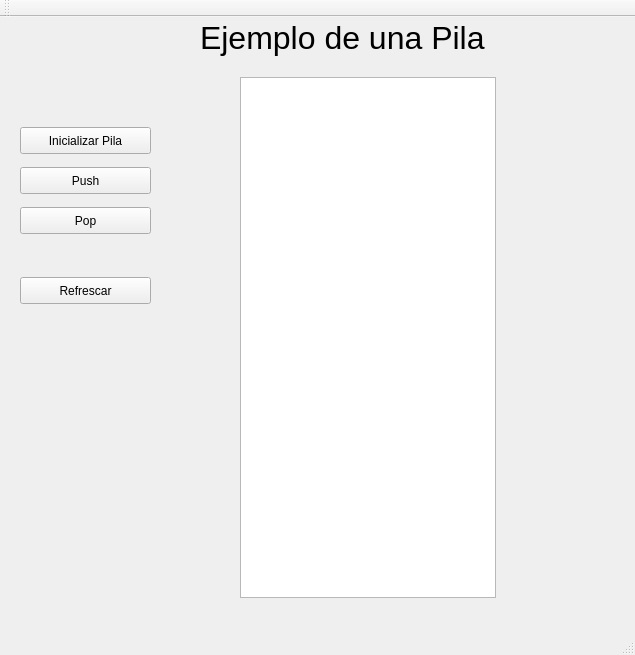
<?xml version="1.0" encoding="UTF-8"?>
<ui version="4.0">
 <class>MainWindow</class>
 <widget class="QMainWindow" name="MainWindow">
  <property name="geometry">
   <rect>
    <x>0</x>
    <y>0</y>
    <width>635</width>
    <height>655</height>
   </rect>
  </property>
  <property name="windowTitle">
   <string>MainWindow</string>
  </property>
  <widget class="QWidget" name="centralWidget">
   <widget class="QPushButton" name="pushButton">
    <property name="geometry">
     <rect>
      <x>20</x>
      <y>110</y>
      <width>131</width>
      <height>27</height>
     </rect>
    </property>
    <property name="text">
     <string>Inicializar Pila</string>
    </property>
   </widget>
   <widget class="QPushButton" name="pushButton_2">
    <property name="geometry">
     <rect>
      <x>20</x>
      <y>150</y>
      <width>131</width>
      <height>27</height>
     </rect>
    </property>
    <property name="text">
     <string>Push</string>
    </property>
   </widget>
   <widget class="QPushButton" name="pushButton_3">
    <property name="geometry">
     <rect>
      <x>20</x>
      <y>190</y>
      <width>131</width>
      <height>27</height>
     </rect>
    </property>
    <property name="text">
     <string>Pop</string>
    </property>
   </widget>
   <widget class="QPushButton" name="pushButton_4">
    <property name="geometry">
     <rect>
      <x>20</x>
      <y>260</y>
      <width>131</width>
      <height>27</height>
     </rect>
    </property>
    <property name="text">
     <string>Refrescar</string>
    </property>
   </widget>
   <widget class="QLabel" name="label">
    <property name="geometry">
     <rect>
      <x>200</x>
      <y>0</y>
      <width>311</width>
      <height>41</height>
     </rect>
    </property>
    <property name="font">
     <font>
      <pointsize>24</pointsize>
     </font>
    </property>
    <property name="text">
     <string>Ejemplo de una Pila</string>
    </property>
   </widget>
   <widget class="QGraphicsView" name="graphicsView">
    <property name="geometry">
     <rect>
      <x>240</x>
      <y>60</y>
      <width>256</width>
      <height>521</height>
     </rect>
    </property>
   </widget>
  </widget>
  <widget class="QMenuBar" name="menuBar">
   <property name="geometry">
    <rect>
     <x>0</x>
     <y>0</y>
     <width>635</width>
     <height>25</height>
    </rect>
   </property>
  </widget>
  <widget class="QToolBar" name="mainToolBar">
   <attribute name="toolBarArea">
    <enum>TopToolBarArea</enum>
   </attribute>
   <attribute name="toolBarBreak">
    <bool>false</bool>
   </attribute>
  </widget>
  <widget class="QStatusBar" name="statusBar"/>
 </widget>
 <layoutdefault spacing="6" margin="11"/>
 <resources/>
 <connections/>
</ui>
